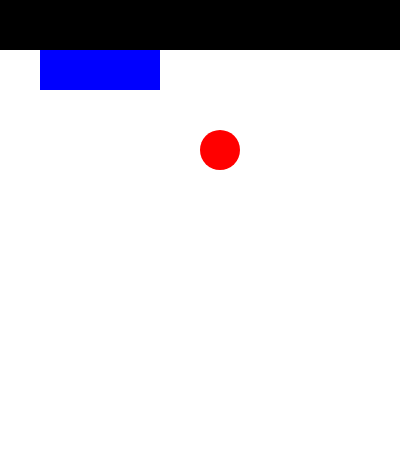
Frame 1 (no input)
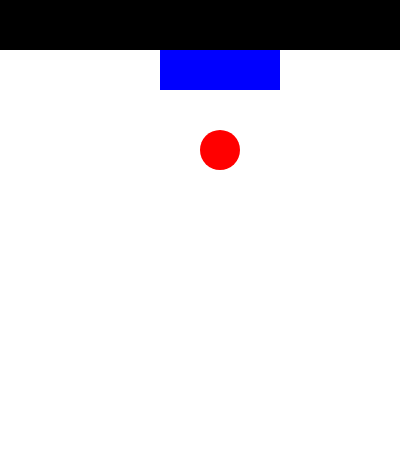
Frame 60 (no input)
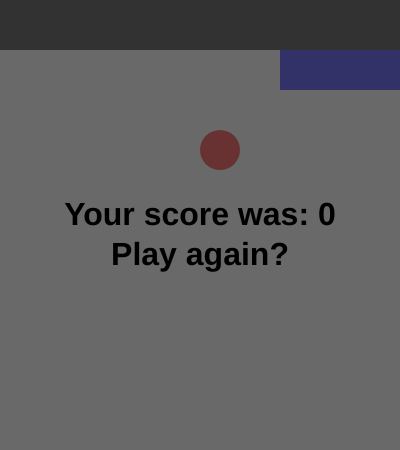
Frame 120 (the mouse pressed at the canvas centre since frame 60)

The p5.js sketch that drew these frames (run headless with seeded random() and noise() and a simulated clock; from frame 60 on, the mouse is pressed at the canvas centre):

// p5.js sketch
// ── sketch.js
let timer = 0;
canvasSize = [400, 450];
gameSize = [400, 400];
gameOffset = [0, 50];
var gridX = 10;
var gridY = 10;
var sizing = gameSize[0] / gridX; // the amount of pixels per tile
var refresh = 0.25 // in seconds
const snake = [3, 2, 1]; // stores the position of each part of the snake
var apple = 25;
var appleColor = [255, 0, 0];
var snakeColor = [0, 0, 255];
var right = [1, 0]; var left = [-1, 0];
var up = [0, -1]; var down = [0, 1];
var direction = right // starts as right
var quickDraw = false;
var queue = 0;
var score = 0;
var prevValue;
var gameLoop = true;

function coordinateToPoint(x, y)
{
  return (y * gridX) + x;
}

function pointToCoordinate(i)
{
  if (i == 0)
    {
      return [0, 0];
    }
  else
    {
      var x = i % gridX;
      var y =  (i - x) / gridY;
      return [x, y];
    }
}

function toPixels(x, y = -1)
{
  var px, py;
  if (y != -1)
    {
      px = x * sizing;
      py = y * sizing;
    }
  else
    {
      var fCoords = pointToCoordinate(x);
      px = fCoords[0] * sizing;
      py = fCoords[1] * sizing;
    }
  return [px + gameOffset[0], py + gameOffset[1]];
}

function makeApple()
{
  var going = true
  var newApple;
  while (going)
    {
      going = false;
      newApple = Math.floor(Math.random() * (gridX * gridY))
      if (snake.includes(newApple))
        {
          going = true;
        }
    }
  apple = newApple;
}

function addSnake()
{
  if (queue > 0)
    {
      snake[snake.length] = prevValue;
      queue--;
    }
}

function moveSnake()
{
  var pureDirection = coordinateToPoint(direction[0], direction[1]);
  var snakeHead = pointToCoordinate(snake[0]);
  var newSnakeHead = [snakeHead[0]+direction[0], snakeHead[1]+direction[1]];
  prevValue = snake[0];
  if (newSnakeHead[0] >= 0 && newSnakeHead[0] < gridX && newSnakeHead[1] >= 0 && newSnakeHead[1] < gridY && !(snake.includes(snake[0] + pureDirection)))
  {
    // possible, now continue
    if (snake[0] + pureDirection == apple)
      {
        queue++;
        score++;
        makeApple();
        addSnake();
      }
    snake[0] = snake[0] + pureDirection;
    for (let i = 1; i < snake.length; i++)
      {
        var oldValue = snake[i];
        snake[i] = prevValue;
        prevValue = oldValue;
      }
  }
  else
  {
    gameLoop = false;
  }
}

function setup() 
{
  createCanvas(canvasSize[0], canvasSize[1]);
  noStroke();
}

function keyPressed()
{
  if (keyCode === LEFT_ARROW && direction != right)
  {
    direction = left;
    quickDraw = true;
  }
  if (keyCode === RIGHT_ARROW && direction != left)
  {
    direction = right;
    quickDraw = true;
  }
  if (keyCode === DOWN_ARROW && direction != up)
  {
    direction = down;
    quickDraw = true;
  }
  if (keyCode === UP_ARROW && direction != down)
  {
    direction = up;
    quickDraw = true;
  }
}

function draw() 
{
  background(0);
  fill(color(255, 255, 255));
  rect(gameOffset[0], gameOffset[1], gameSize[0], gameSize[1]);
  // DRAW SNAKE
  for (let i = 0; i < snake.length; i++)
    {
      var pCoords = toPixels(snake[i]);
      px = pCoords[0]; py = pCoords[1]
      fill(color(snakeColor));
      square(px, py, sizing);
    }
  // DRAW APPLE
  appleCoords = toPixels(apple);
  apx = appleCoords[0]; apy = appleCoords[1];
  fill(color(appleColor));
  circle(apx + (sizing / 2), apy + (sizing / 2), sizing)
  // GAME LOOP
  if (gameLoop == true && (millis() >= (refresh * 1000) + timer || quickDraw == true))
    {
      quickDraw = false;

      timer = millis();

      moveSnake();
      addSnake();
    }
  // IF GAME IS OVER
  else if (gameLoop == false)
    {
      squareColor = color(64, 64, 64);
      squareColor.setAlpha(200);
      fill(squareColor);
      square(0, 0, 1000);
      fill(0, 0, 0);
      textSize(32); textStyle(BOLD); textAlign(CENTER);
      textToDisplay = "Your score was: " + score + "\nPlay again?";
      text(textToDisplay, canvasSize[0] * 0.5, canvasSize[1] * 0.5);
      
    }
}
